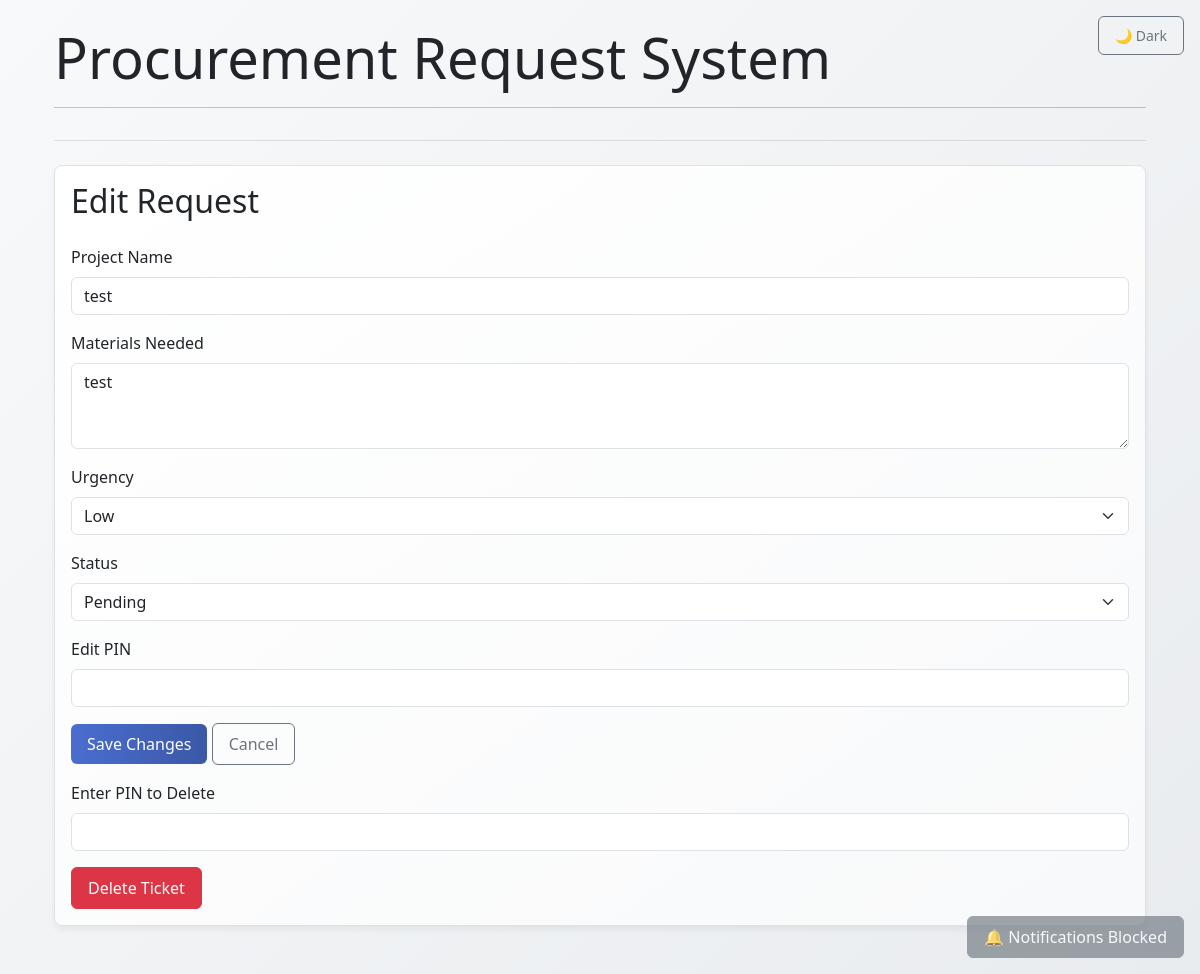
The app's page /edit/4 with its own data.
### tables this page shows
CREATE TABLE tickets (
            id INTEGER PRIMARY KEY AUTOINCREMENT,
            project_name TEXT NOT NULL,
            materials TEXT NOT NULL,
            urgency TEXT NOT NULL,
            status TEXT DEFAULT 'Pending',
            created_at TIMESTAMP DEFAULT CURRENT_TIMESTAMP,
            updated_at TIMESTAMP DEFAULT CURRENT_TIMESTAMP
        );

### app.py (the view, shortened to what this page needs)
@app.route('/edit/<int:ticket_id>', methods=['GET', 'POST'])
def edit_ticket(ticket_id):
    conn = get_db_connection()
    ticket = conn.execute('SELECT * FROM tickets WHERE id = ?', (ticket_id,)).fetchone()
    conn.close()
    return render_template('edit.html', ticket=ticket)

### app.py (called while the page is built)
def get_db_connection():
    conn = sqlite3.connect('tickets.db')
    conn.row_factory = sqlite3.Row
    return conn

### templates/edit.html (shortened to what this page needs)
{% extends "base.html" %}
{% block content %}
    <div class="card">
        <div class="card-body">
            <h2 class="card-title mb-4">Edit Request</h2>
            <form method="POST">
                <div class="mb-3">
                    <label class="form-label" for="project_name">Project Name</label>
                    <input type="text" class="form-control" id="project_name" name="project_name" value="{{ ticket['project_name'] }}" required title="Enter the project name" aria-label="Project Name">
                </div>
                <div class="mb-3">
                    <label class="form-label" for="materials">Materials Needed</label>
                    <textarea class="form-control" id="materials" name="materials" rows="3" required title="Enter the required materials" aria-label="Materials Needed">{{ ticket['materials'] }}</textarea>
                </div>
                <div class="mb-3">
                    <label class="form-label" for="urgency">Urgency</label>
                    <select class="form-select" id="urgency" name="urgency" required title="Select the urgency level" aria-label="Urgency Level">
                        <option value="Low" {% if ticket.urgency == 'Low' %}selected{% endif %}>Low</option>
                    </select>
                </div>
                <div class="mb-3">
                    <label class="form-label" for="status">Status</label>
                    <select class="form-select" id="status" name="status" required title="Select the current status" aria-label="Request Status">
                        <option value="Pending" {% if ticket.status == 'Pending' %}selected{% endif %}>Pending</option>
                    </select>
                </div>
                <div class="mb-3">
                    <label class="form-label" for="edit_pin">Edit PIN</label>
                    <input type="password" class="form-control" id="edit_pin" name="pin" required title="Enter your PIN to edit" aria-label="Edit PIN">
                </div>
                <button type="submit" class="btn btn-primary">Save Changes</button>
                <a href="{{ url_for('index') }}" class="btn btn-outline-secondary">Cancel</a>
            </form>
            <form method="POST" action="{{ url_for('delete_ticket', ticket_id=ticket.id) }}" class="mt-3" onsubmit="return confirm('Are you sure you want to delete this ticket?');">
                <div class="mb-3">
                    <label class="form-label" for="delete_pin">Enter PIN to Delete</label>
                    <input type="password" class="form-control" id="delete_pin" name="pin" required title="Enter your PIN to delete" aria-label="Delete PIN">
                </div>
                <button type="submit" class="btn btn-danger">Delete Ticket</button>
            </form>
        </div>
    </div>
{% endblock %}

### static/css/styles.css (style rules this page uses)
:root { --primary: #4a6ed0; --primary-light: #6a8beb; --primary-dark: #3a55a0; --success: #28a745; --warning: #ffc107; --danger: #dc3545; --info: #17a2b8; --secondary: #6c757d; --light: #f8f9fa; --dark: #343a40; --transition-speed: 0.2s; --transition-function: ease-out; }
body { transition: background-color var(--transition-speed); background-attachment: fixed; }
.card { transition: box-shadow var(--transition-speed) var(--transition-function); border-radius: 0.5rem; overflow: hidden; margin-bottom: 1.5rem; }
.form-control { transition: border-color var(--transition-speed), box-shadow var(--transition-speed); border-radius: 0.375rem; }
.btn { transition: all var(--transition-speed); border-radius: 0.375rem; font-weight: 500; padding: 0.5rem 1rem; }
.btn-primary { border: none; }

### records on screen
tickets: project_name "test", materials "test", urgency "Low", status "Pending"
